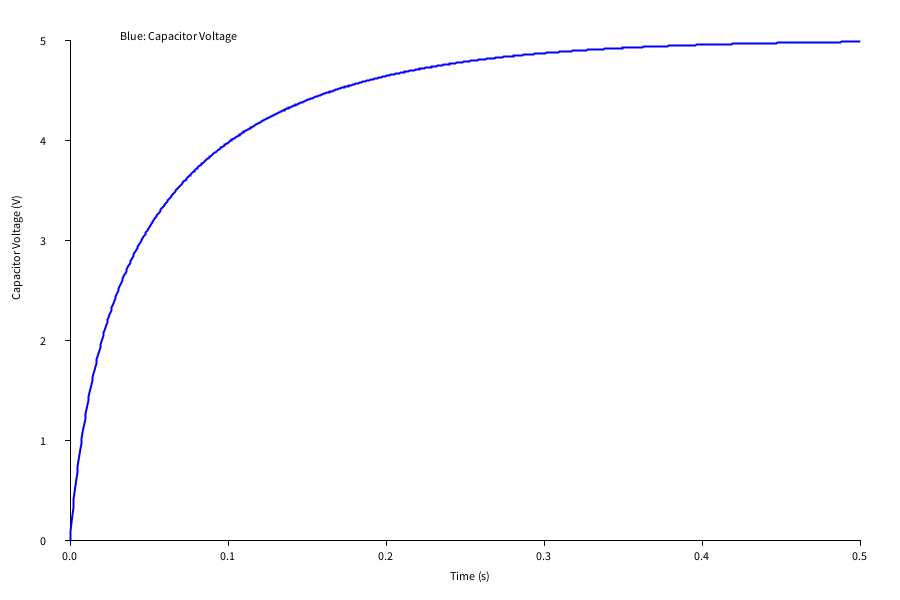
Frame 1 (no input)
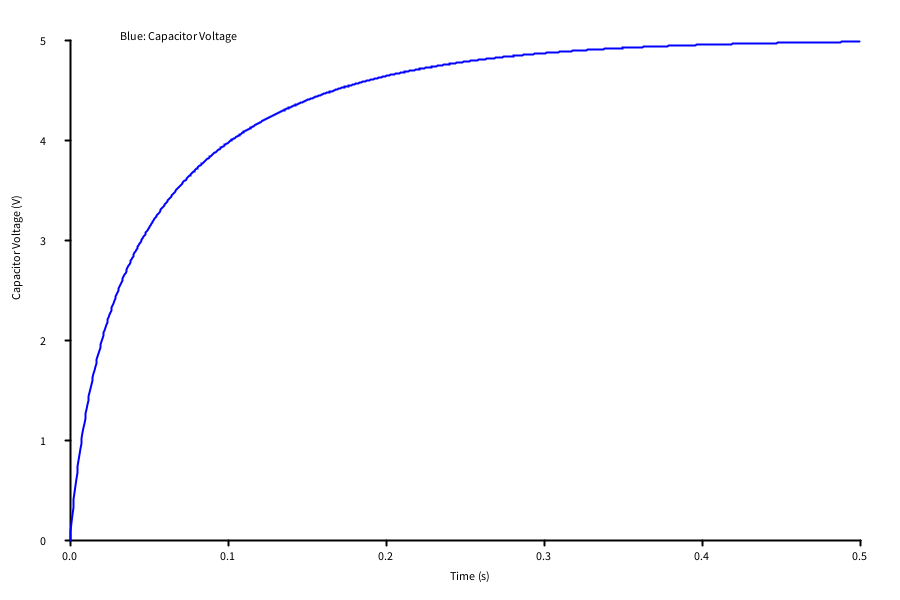
Frame 2 (the mouse pressed at the canvas centre, redrawn once)

The Processing sketch that drew these frames (run headless with seeded random() and noise(); the mouse was pressed at the canvas centre and the sketch redrawn once):

// Processing sketch: chargeCapacitorNonLinear
// ── chargeCapacitorNonLinear.pde
//------------------------------------------------------
// Nonlinear RC Circuit
// Euler Method
//
// dVc/dt = (Vs-Vc)/(R*C) * (1+alpha*(Vs-Vc)^2)
//
// Processing 4
//------------------------------------------------------

float Vs = 5.0;          // Supply voltage (V)
float R  = 1000.0;       // Resistance (ohms)
float C  = 100e-6;       // Capacitance (F)
float alpha = 0.10;      // Nonlinearity (1/V^2)

float dt = 0.0005;       // Time step (s)
float T  = 0.50;         // Total simulation time (s)

int steps;

float[] t;
float[] V;

void setup() {

  size(900,600);

  steps = int(T/dt);

  t = new float[steps+1];
  V = new float[steps+1];

  //---------------------------------
  // Initial condition
  //---------------------------------
  t[0] = 0.0;
  V[0] = 0.0;

  //---------------------------------
  // Euler Integration
  //---------------------------------

  for (int i=0; i<steps; i++) {
    float Vr = Vs - V[i];
    float dVdt = (Vr/(R*C)) * (1.0 + alpha*Vr*Vr);
    V[i+1] = V[i] + dt*dVdt;
    t[i+1] = t[i] + dt;
  }

  //---------------------------------
  // Print every 20 ms
  //---------------------------------

  println(" Time(s)\tVoltage(V)");

  for (int i=0; i<=steps; i+=40) {
    println(
      nf(t[i],1,3) + "\t\t" +
      nf(V[i],1,4)
    );
  }

  noLoop();
}

void draw() {

  background(255);

  drawAxes();
  drawVoltageCurve();
}

//--------------------------------------------

void drawAxes() {

  stroke(0);

  // x-axis
  line(70,height-60,width-40,height-60);

  // y-axis
  line(70,height-60,70,40);

  fill(0);

  text("Time (s)", width/2, height-20);

  pushMatrix();
  translate(20,height/2);
  rotate(-HALF_PI);
  text("Capacitor Voltage (V)",0,0);
  popMatrix();

  // x ticks
  for (float x=0; x<=T+1e-6; x+=0.1) {

    float sx = map(x,0,T,70,width-40);

    line(sx,height-60,sx,height-55);

    text(nf(x,1,1),sx-8,height-40);
  }

  // y ticks
  for (float y=0; y<=Vs+0.1; y+=1.0) {

    float sy = map(y,0,Vs,height-60,40);

    line(65,sy,70,sy);

    text(nf(y,1,0),40,sy+5);
  }
}

//--------------------------------------------

void drawVoltageCurve() {

  stroke(0,0,255);
  strokeWeight(2);

  noFill();

  beginShape();

  for (int i=0; i<=steps; i++) {

    float sx = map(t[i],0,T,70,width-40);
    float sy = map(V[i],0,Vs,height-60,40);

    vertex(sx,sy);
  }

  endShape();

  fill(0);
  text("Blue: Capacitor Voltage",120,40);
}
